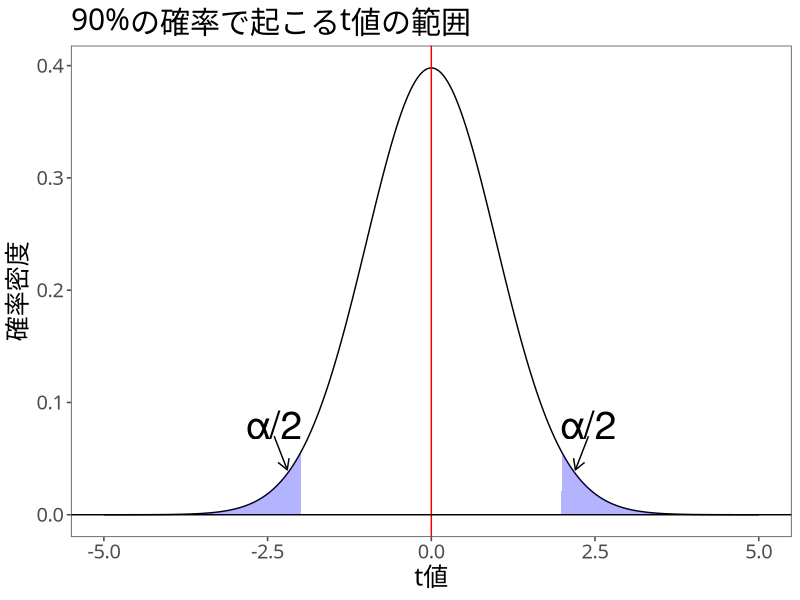
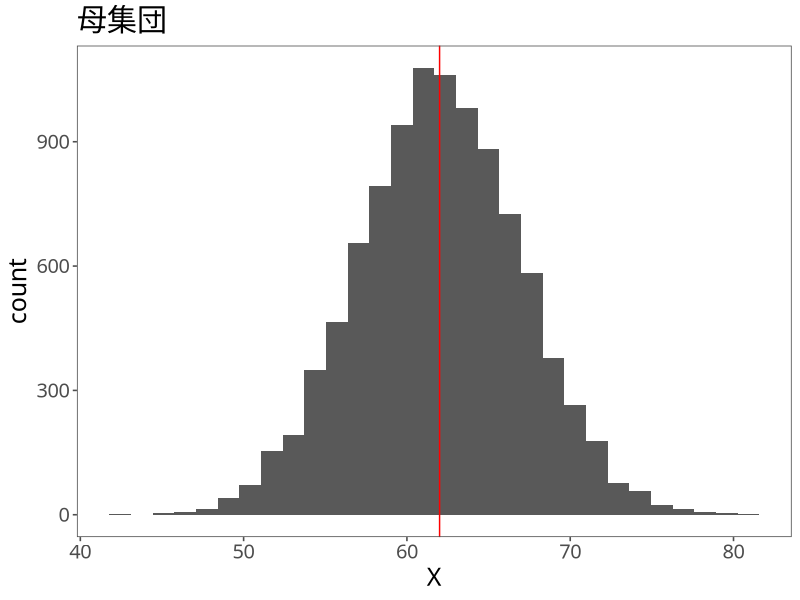
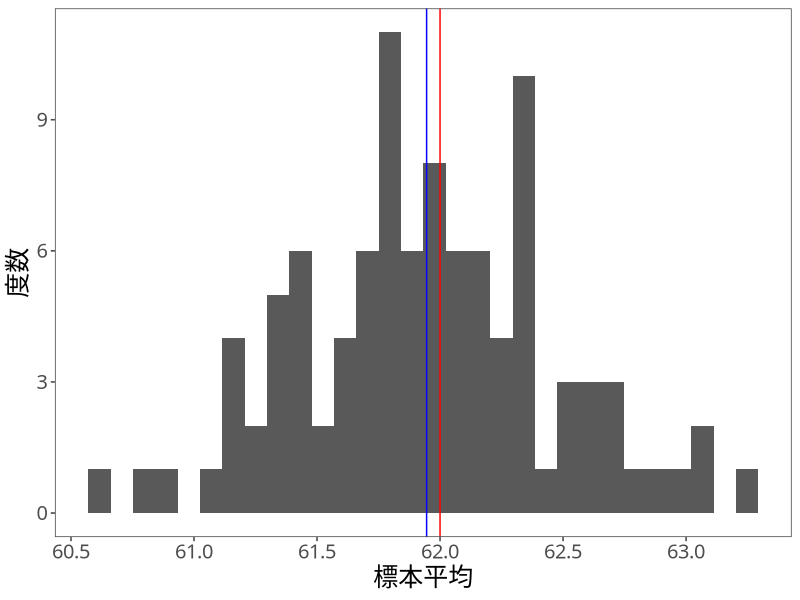
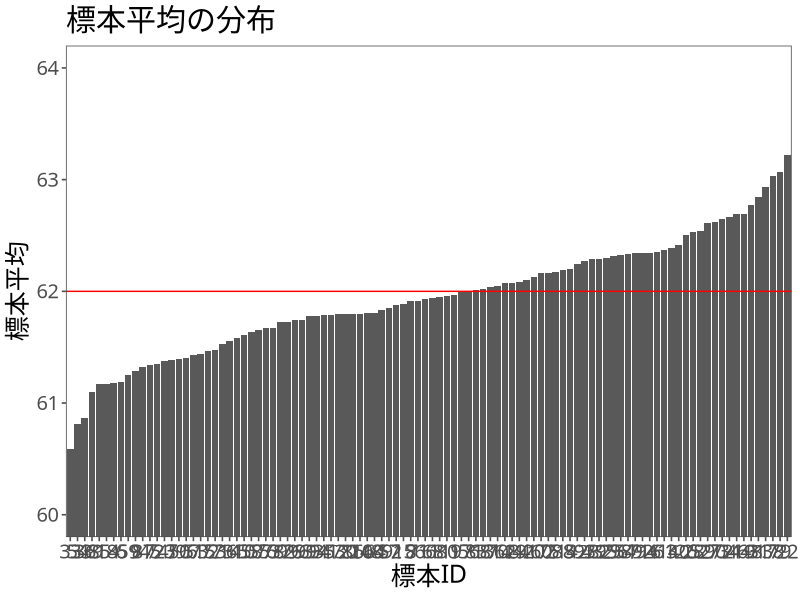
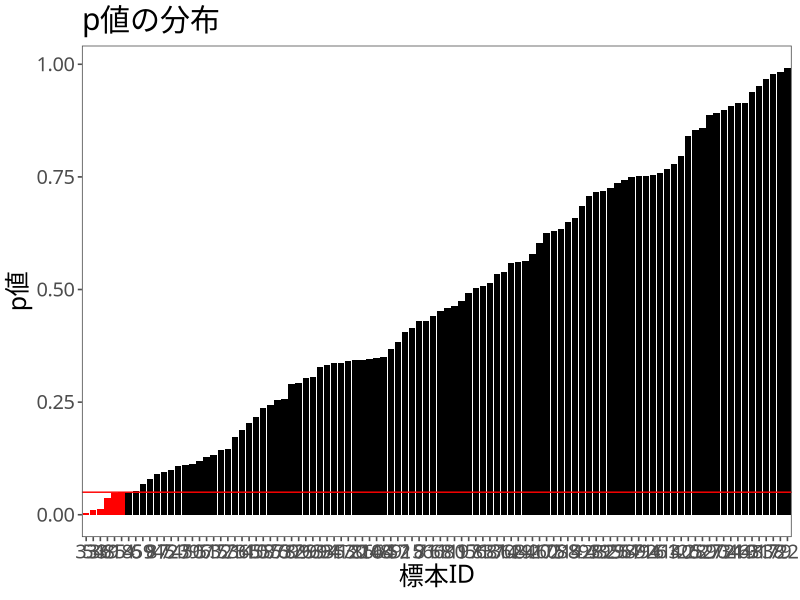

Generate these figures, in order, with R:
## ---- chunk 1
#| echo: FALSE
library(tidyverse)
library(ggthemes)
mystyle <- list (#  ggplotのテーマ
  theme_few(), # ggthemesパッケージ
  theme(
    text = element_text(
      size=18,  #  フォントサイズ
      family = "HiraKakuProN-W3" # ヒラギノフォント
    )))
set.seed(123)
## ---- chunk 2
# 自由度を設定
n = 100
df <- n-1

# データを生成
data <- data.frame(x = seq(-5, 5, by = 0.01))
data$y <- dt(data$x, df) # 変数yを作成


# 90%の領域の上限と下限をqt()で計算
ql <- qt(0.025, df)
qu <- qt(0.975, df)

# t分布を書く
g <- ggplot(data) + aes(x = x, y = y) + geom_line()
g <- g + geom_area(data = data %>% filter(x <= ql), fill = "blue", alpha = 0.3) + geom_area(data = data %>% filter(x >= qu), fill = "blue", alpha = 0.3)
g <- g + geom_vline(xintercept = 0, color = "red")
g <- g + xlab("t値") + ylab("確率密度") + labs(title = "90%の確率で起こるt値の範囲")
g <- g + geom_hline(yintercept = 0)
g <- g + annotate(geom = "text", x = 2.4, y = 0.08, label = "α/2", size = 10)
g <- g + annotate(# 始点や終点などを指定して矢印を追加
  geom = "segment", x = 2.4, xend = 2.2,
  y = 0.07, yend = 0.04, color = "black", size = 0.5,
  arrow = arrow(length = unit(0.3, "cm"))
  )
g <- g + annotate(geom = "text", x = -2.4, y = 0.08, label = "α/2", size = 10) +
  annotate(# 始点や終点などを指定して矢印を追加
  geom = "segment", x = -2.4, xend = -2.2,
  y = 0.07, yend = 0.04, color = "black", size = 0.5,
  arrow = arrow(length = unit(0.3, "cm"))
  ) + mystyle
print(g)
## ---- chunk 3
N <- 10000
X <- rnorm(N, 62, 5) # 母集団
ggplot(data.frame(X)) + aes(X) + geom_histogram() + ggtitle("母集団") + geom_vline(xintercept = 62, color = "red") + mystyle
## ---- chunk 4
n <- 100
sample_mean <- numeric(n) # 空の箱を用意
for(i in 1:100){
  x_sample <- sample(X, n) # 標本を抽出
  sample_mean[i] <- mean(x_sample) # 標本平均を計算
}
df_mean <- data.frame(sample_mean)
## ---- chunk 5
g_mean <- ggplot(df_mean) + aes(x=sample_mean) +
  geom_histogram() + xlab("標本平均") + ylab("度数") +
  geom_vline(xintercept = mean(sample_mean), color = "blue") +
  geom_vline(xintercept = 62, color="red") + mystyle
print(g_mean)
## ---- chunk 6
g_m <- ggplot(df_mean) +
    aes(x = reorder(seq_along(sample_mean), sample_mean), y = sample_mean) +
    geom_bar(stat="identity") + geom_hline(yintercept = 62, color = "red") +
   coord_cartesian(ylim = c(60, 64)) +
    ylab("標本平均") + xlab("標本ID") + ggtitle("標本平均の分布") + mystyle
print(g_m)
## ---- chunk 7
t <- (min(df_mean$sample_mean) - 62) / (5 / sqrt(n))
print(t)
## ---- chunk 8
pt(t, df = n-1)
## ---- chunk 9
df_mean <- df_mean %>%
  mutate(
    t_value = (sample_mean - 62) / (5 / sqrt(n)),
    p_value = pt(t_value, df = n-1)
  )

ggplot(df_mean) +
    aes(x = reorder(seq_along(p_value), p_value), y = p_value) + # グラフの設定
    geom_bar(stat="identity", fill = ifelse(df_mean$p_value < 0.05, "red", "black")) + #
    geom_hline(yintercept = 0.05, color = "red") + # 有意水準0.05
    ylab("p値") + xlab("標本ID") + ggtitle("p値の分布") + mystyle # 軸の設定
